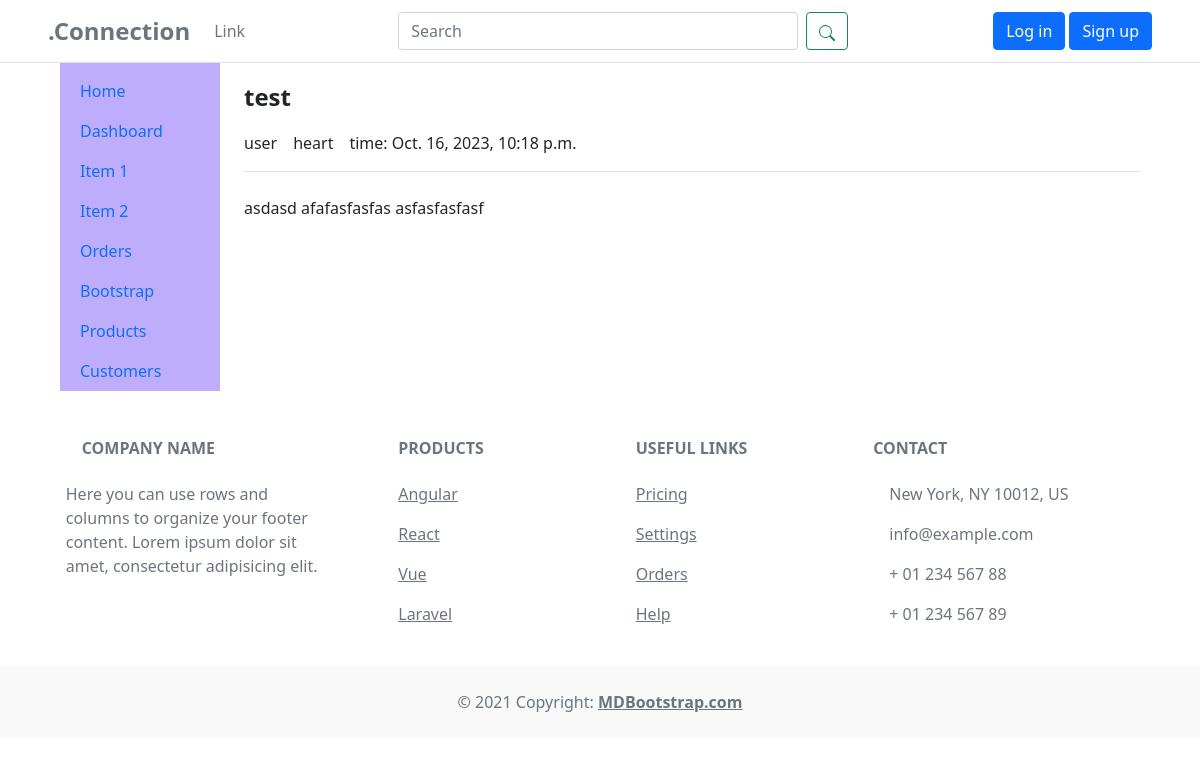
The app's page /post/1/ with its own data.
### app/models.py (models this page shows, shortened)
class Post(models.Model):
    title = models.CharField(max_length=200)
    content = models.TextField()
    user = models.ForeignKey(User, on_delete=models.CASCADE, default=None)
    pub_date = models.DateTimeField(auto_now_add=True)

### app/views.py (the view)
# urls.py: path('post/<str:id>/', views.post, name="post")
def post(req, id):
    try:
        post = Post.objects.get(id=id)
    except Post.DoesNotExist:
        pass
    return render(req, 'app/post.html', {'post': post})

### templates/app/post.html
{% extends "components/base.html" %}
{% load static %}
{% block extrastyles %}
<link rel="stylesheet" type="text/css" href="{% static 'css/app.css' %}" />
{% endblock extrastyles %}
{% block content %}
<div class="border-bottom">
  <p class="fs-4 fw-bold">{{ post.title }}</p>
  <div class="d-flex gap-3">
    <p>{{ post.user.username }}</p>
    <p>heart</p>
    <p>time: {{ post.pub_date }}</p>
  </div>
</div>
<div class="mt-4">
  <p>{{ post.content }}</p>
</div>
{% endblock content %}

### records on screen
Post: title "test", user.username "user", pub_date "Oct. 16, 2023, 10:18 p.m.", content "asdasd afafasfasfas asfasfasfasf"
